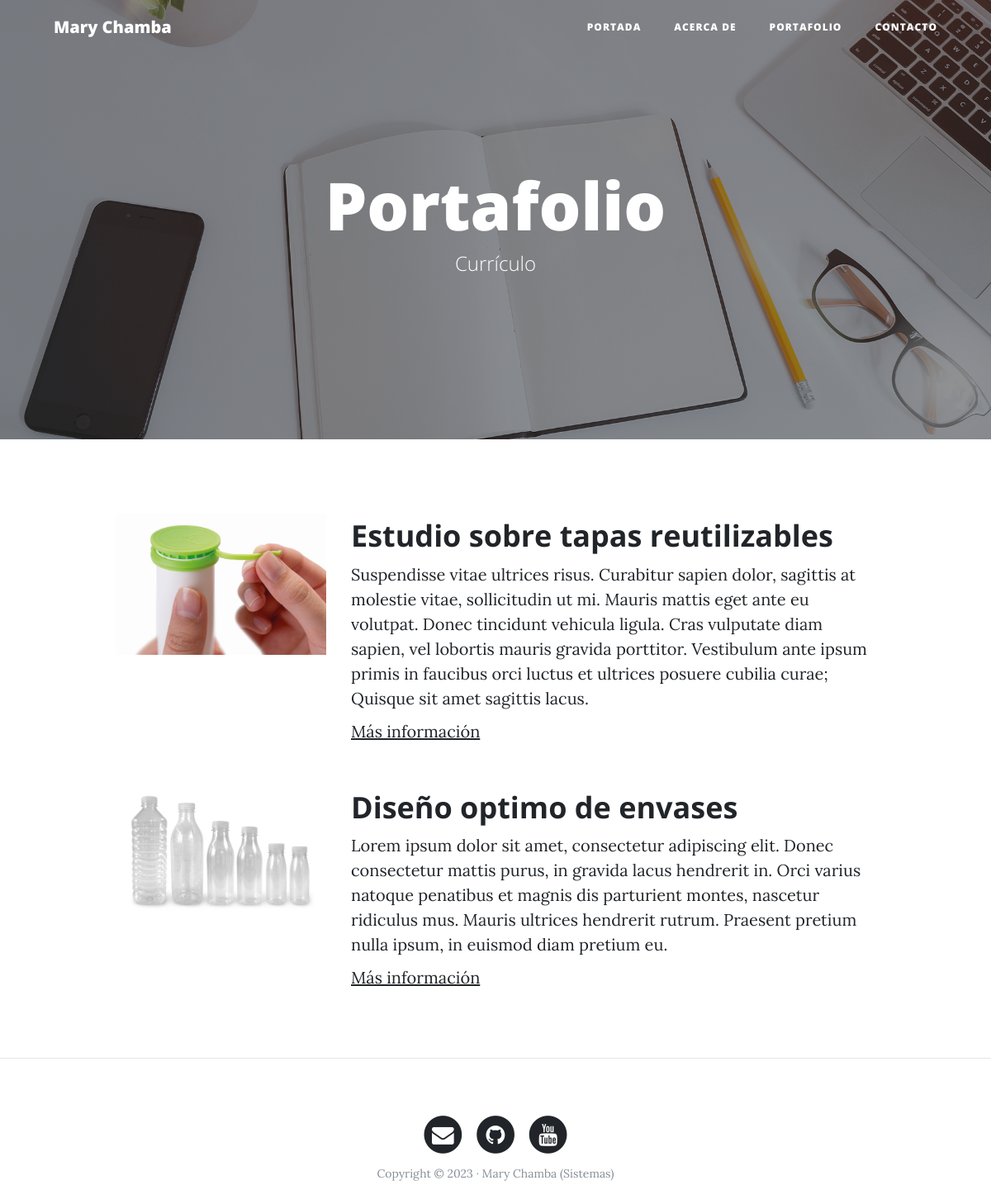
The page /portfolio/ on the database its author committed.
### portfolio/models.py (models this page shows)
class MyProject(models.Model): #heredo de la clase Model que brinda Django
    title= models.CharField(max_length=200, verbose_name="Titulo")
    description= models.TextField(verbose_name="Descripcion")
    image= models.ImageField(verbose_name="Imagen", upload_to="project") #upload_to donde se iran guardando la multimedia que pertenece al projecto
    link = models.URLField(null=True, blank=True, verbose_name="Enlace")
    created= models.DateTimeField(auto_now_add=True, verbose_name="Fecha de creacion")  #toma fecha del momento en que se crea         #es necesario agregar estos campos de creacion y actualizacion por buenas practicas
    updated= models.DateTimeField(auto_now=True, verbose_name="Fecha de edicion")      #cambia segun las actualizaciones
    class Meta: #modificaciones extendidas del modelo: cambiar nombre, ordenar registros etc
        verbose_name="Mi proyecto"
        verbose_name_plural="Mis proyectos"
        ordering=["-created"] #- ordena desde el ultimo que se creo hasta el mas antiguo
    def __str__(self): # metodo srt --> retorna en forma de string la informacion del objeto
        return self.title

### portfolio/views.py (the view)
# urls.py: path('portfolio/',portfolio_views.portfolio, name="portfolio"),
def portfolio(request):
    project=MyProject.objects.all()
    return render(request,"portfolio/portfolio.html", {'project':project})

### portfolio/templates/portfolio/portfolio.html (shortened to what this page needs)
{% extends "core/base.html" %}
{% block background%}{% load static %}{% static 'core/img/portfolio-bg.jpg' %}{%endblock%}
{% block headers %}
    <h1>Portafolio</h1>
    <span class="subheading">Currículo</span>
{% endblock %}
{% block content %}
{% for proyecto in project %}
    <div class="row project">
        <div class="col-lg-3 col-md-4 offset-lg-1">
            <img class="img-fluid" src="{{proyecto.image.url}}" alt="">
        </div>
        <div class="col-lg-7 col-md-8">
            <h2 class="section-heading title">{{proyecto.title}}</h2>
            <p>{{proyecto.description}}</p>
            {% if proyecto.link != null %}
                <p><a href="{{proyecto.link}}">Más información</a></p>
            {% endif %}
        </div>
    </div>
{% endfor%}
{% endblock%}

### core/templates/core/base.html (shortened to what this page needs)
<!DOCTYPE html>
<html lang="es">
  <head>
    {% load static %}
    <link href="{% static 'core/vendor/bootstrap/css/bootstrap.min.css' %}" rel="stylesheet">
    <link href="{% static 'core/vendor/font-awesome/css/font-awesome.min.css' %}" rel="stylesheet" type="text/css">
    <link href="{% static 'core/css/clean-blog.min.css' %}" rel="stylesheet">
  </head>
  <body>
    <nav class="navbar navbar-expand-lg navbar-light fixed-top" id="mainNav">
      <div class="container">
        <a class="navbar-brand" href="index.html">Mary Chamba</a>
        <div class="collapse navbar-collapse" id="navbarResponsive">
          <ul class="navbar-nav ml-auto">
            <li class="nav-item">
              <a class="nav-link" href="{% url 'home'%}">Portada</a>
            </li>
            <li class="nav-item">
              <a class="nav-link" href="{% url 'about'%}">Acerca de</a>
            </li>
            <li class="nav-item">
              <a class="nav-link" href="{% url 'portfolio'%}">Portafolio</a>
            </li>
            <li class="nav-item">
              <a class="nav-link" href="{% url 'contact'%}">Contacto</a>
            </li>
          </ul>
        </div>
      </div>
    </nav>
    <header class="masthead" style="background-image: url('{% block background%}{%endblock%}')">
      <div class="overlay"></div>
      <div class="container">
        <div class="row">
          <div class="col-lg-8 col-md-10 mx-auto">
            <div class="site-heading">
              {% block headers %}{% endblock %}
            </div>
          </div>
        </div>
      </div>
    </header>
    <div class="container">
      {% block content%}{% endblock%}
      </div>
    {% if request.path != '/'%}
    <hr>
    {% endif%}
    <footer>
      <div class="container">
        <div class="row">
          <div class="col-lg-8 col-md-10 mx-auto">
            <ul class="list-inline text-center">
              <li class="list-inline-item">
                <a href="#">
                  <span class="fa-stack fa-lg">
                    <i class="fa fa-circle fa-stack-2x"></i>
                    <i class="fa fa-envelope fa-stack-1x fa-inverse"></i>
                  </span>
                </a>
              </li>
              <li class="list-inline-item">
                <a href="#">
                  <span class="fa-stack fa-lg">
                    <i class="fa fa-circle fa-stack-2x"></i>
                    <i class="fa fa-github fa-stack-1x fa-inverse"></i>
                  </span>
                </a>
              </li>
              <li class="list-inline-item">
                <a href="#">
                  <span class="fa-stack fa-lg">
                    <i class="fa fa-circle fa-stack-2x"></i>
                    <i class="fa fa-youtube fa-stack-1x fa-inverse"></i>
                  </span>
                </a>
              </li>
            </ul>
            <p class="copyright text-muted">Copyright &copy; 2023 · Mary Chamba (Sistemas) </p>
          </div>
        </div>
      </div>
    </footer>
  </body>
</html>

### rows shown on the page
MyProject: image (picture), title "Estudio sobre tapas reutilizables", description "Suspendisse vitae ultrices risus. Curabitur sapien dolor, sagittis at molestie vitae, sollicitudin ut mi. Mauris mattis eget ante eu volutpat. Donec tincidunt vehicula ligula. Cras vulputate diam sapien, vel lobortis mauris gravida porttitor. Vestibulum ante ipsum primis in faucibus orci luctus et ultrices posuere cubilia curae; Quisque sit amet sagittis lacus."
MyProject: image (picture), title "Diseño optimo de envases", description "Lorem ipsum dolor sit amet, consectetur adipiscing elit. Donec consectetur mattis purus, in gravida lacus hendrerit in. Orci varius natoque penatibus et magnis dis parturient montes, nascetur ridiculus mus. Mauris ultrices hendrerit rutrum. Praesent pretium nulla ipsum, in euismod diam pretium eu."
